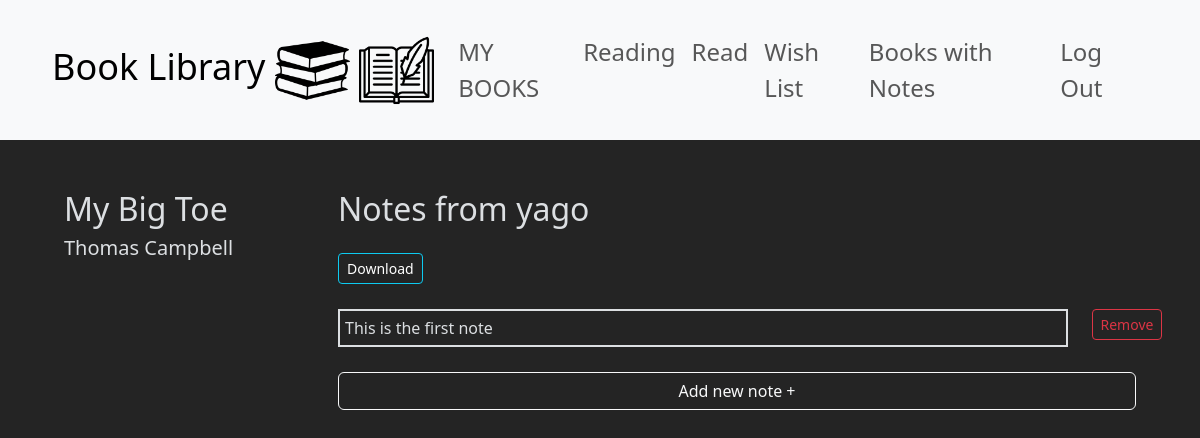
/detail_view/4/2 (signed in), run on an earlier commit of the app's database.
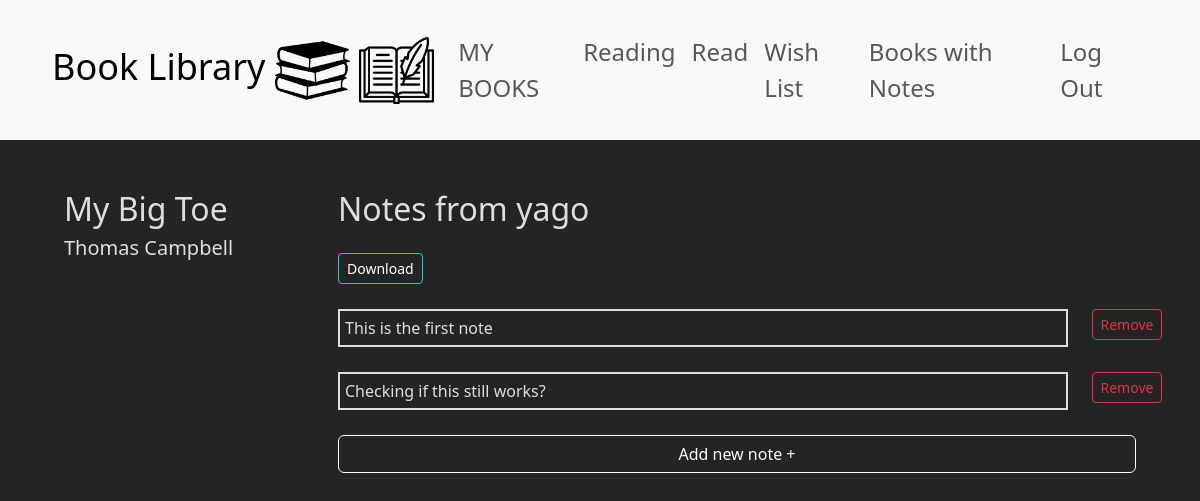
And on a later commit of the database.
### book_library/models.py (models this page shows, shortened)
class Note(models.Model):
    user = models.ForeignKey(User, blank=False, null=False, on_delete=models.CASCADE, related_name="note_user")
    book = models.ForeignKey(Book, blank=False, null=False, on_delete=models.CASCADE, related_name="note_book")
    text = models.TextField(blank=False, null=False, max_length=512)

### book_library/views.py (the view)
# urls.py: path("detail_view/<int:user_id>/<int:book_id>", views.detail_view, name="detail_view"),
@login_required
def detail_view(request, user_id, book_id):
    current_user = User.objects.get(id=user_id)
    current_book = Book.objects.get(id=book_id)
    notes = Note.objects.filter(book=current_book, user=current_user)
    context = {'current_user': current_user, 'current_book': current_book, 'notes': notes}
    return render(request, "book_library/detail_view.html", context)

### book_library/templates/book_library/detail_view.html (shortened to what this page needs)
{% extends "book_library/layout.html" %}
{% load static %}
{% block body %}
<div class="container detail-view-note-div">
    <div class="row">
        <div class="col-3">
            <h2>{{ current_book.title }}</h2>
            <h5>{{ current_book.author }}</h4>
        </div>
        <div class="col-9">
            <h3>Notes from {{ current_user.username }}</h3>
            <button class="btn btn-sm btn-outline-info download-button" id="download-button">
                <a href="{% url 'book_library:notes_text' current_book.id %}">Download</a>
            </button>
            <ul>
                {% for note in notes %}
                <div class="container-flex">
                    <div class="row">
                        <div class="col-11">
                            <li class="note">{{ note.text }}</li>
                        </div>
                        <div class="col-1">
                            <button class="btn btn-sm btn-outline-danger remove-note-button" id="{{ note.id }}"></button>
                        </div>
                    </div>
                </div>
                {% endfor %}
            </ul>
            <div class="row" id="this-row">
                <div class="col">
                    <div class="d-grid gap-2" id="div-to-replace">
                        <button class="btn btn-outline-light" id="add-new-note-button">Add new note +</button>
                    </div>
                </div>
            </div>
        </div>
</div>
{% endblock %}

What changed in the data, as far as the page shows it:
added Note: text "Checking if this still works?"
